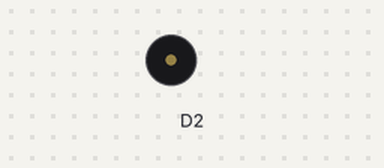
A sketch run on a simulated ESP8266 (NodeMCU). Shown: buzzer (waves = sounding).

Above: at 0.9 s.
At 5.66 s:
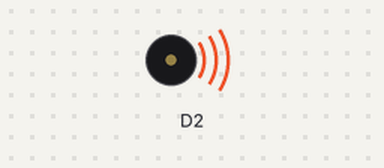
Timing chart, 0 to 6.0 s (numbered marks = the images above):
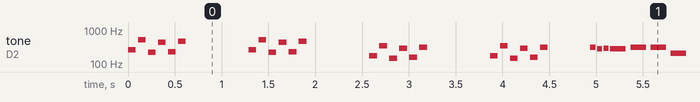

Measured:
- by itself, tone on D2: plays 262 Hz for 0.08 s, 523 Hz for 0.08 s, 220 Hz for 0.08 s, 440 Hz for 0.08 s, 233 Hz for 0.08 s, 466 Hz for 0.08 s … (654 notes in this stretch)

The sketch:

TONE.ino
```cpp
//A-ha!
//by GeneralSpud

// For this to work, we need the pitches library

#include "pitches.h"

// Two things need to be created: the array for the notes of the melody (in order)
// and the duration of each (think of it like sheet music in two parts)

// BOTH ARRAYS MUST BE THE SAME SIZE!

// The melody array
int melody[] = {
 NOTE_C4, NOTE_C5, NOTE_A3, NOTE_A4,
  NOTE_AS3, NOTE_AS4, 0,
  0,
  NOTE_C4, NOTE_C5, NOTE_A3, NOTE_A4,
  NOTE_AS3, NOTE_AS4, 0,
  0,
  NOTE_F3, NOTE_F4, NOTE_D3, NOTE_D4,
  NOTE_DS3, NOTE_DS4, 0,
  0,
  NOTE_F3, NOTE_F4, NOTE_D3, NOTE_D4,
  NOTE_DS3, NOTE_DS4, 0,
  0, NOTE_DS4, NOTE_CS4, NOTE_D4,
  NOTE_CS4, NOTE_DS4,
  NOTE_DS4, NOTE_GS3,
  NOTE_G3, NOTE_CS4,
  NOTE_C4, NOTE_FS4, NOTE_F4, NOTE_E3, NOTE_AS4, NOTE_A4,
  NOTE_GS4, NOTE_DS4, NOTE_B3,
  NOTE_AS3, NOTE_A3, NOTE_GS3,
  0, 0, 0
};

// The note duration, 8 = 8th note, 4 = quarter note, etc.
int durations[] = {
 12, 12, 12, 12,
  12, 12, 6,
  3,
  12, 12, 12, 12,
  12, 12, 6,
  3,
  12, 12, 12, 12,
  12, 12, 6,
  3,
  12, 12, 12, 12,
  12, 12, 6,
  6, 18, 18, 18,
  6, 6,
  6, 6,
  6, 6,
  18, 18, 18, 18, 18, 18,
  10, 10, 10,
  10, 10, 10,
  3, 3, 3
};
// determine the length of the arrays to use in the loop iteration
int songLength = sizeof(melody)/sizeof(melody[0]);
void setup() {
 //We don't need anything here
}

void loop() {
  // Iterate through both arrays
  // Notice how the iteration variable thisNote is created in the parenthesis
  // The for loop stops when it is equal to the size of the melody array
  for (int thisNote = 0; thisNote < songLength; thisNote++){
    // determine the duration of the notes that the computer understands
    // divide 1000 by the value, so the first note lasts for 1000/8 milliseconds
    int duration = 1000/ durations[thisNote];
    tone(D2, melody[thisNote], duration);
    // pause between notes
    int pause = duration * 1.3;
    delay(pause);
    // stop the tone
    noTone(D2);
  }
}
```

pitches.h
```cpp
///*************************************************
//
// * Public Constants
//
// *************************************************/
//
//#define NOTE_B0 31
//#define NOTE_C1 33
//#define NOTE_CS1 35
//#define NOTE_D1 37
//#define NOTE_DS1 39
//#define NOTE_E1 41
//#define NOTE_F1 44
//#define NOTE_FS1 46
//#define NOTE_G1 49
//#define NOTE_GS1 52
//#define NOTE_A1 55
//#define NOTE_AS1 58
//#define NOTE_B1 62
//#define NOTE_C2 65
//#define NOTE_CS2 69
//#define NOTE_D2 73
//#define NOTE_DS2 78
//#define NOTE_E2 82
//#define NOTE_F2 87
//#define NOTE_FS2 93
//#define NOTE_G2 98
//#define NOTE_GS2 104
//#define NOTE_A2 110
//#define NOTE_AS2 117
//#define NOTE_B2 123
//#define NOTE_C3 131
//#define NOTE_CS3 139
//#define NOTE_D3 147
//#define NOTE_DS3 156
//#define NOTE_E3 165
//#define NOTE_F3 175
//#define NOTE_FS3 185
//#define NOTE_G3 196
//#define NOTE_GS3 208
//#define NOTE_A3 220
//#define NOTE_AS3 233
//#define NOTE_B3 247
//#define NOTE_C4 262
//#define NOTE_CS4 277
//#define NOTE_D4 294
//#define NOTE_DS4 311
//#define NOTE_E4 330
//#define NOTE_F4 349
//#define NOTE_FS4 370
//#define NOTE_G4 392
//#define NOTE_GS4 415
//#define NOTE_A4 440
//#define NOTE_AS4 466
//#define NOTE_B4 494
//#define NOTE_C5 523
//#define NOTE_CS5 554
//#define NOTE_D5 587
//#define NOTE_DS5 622
//#define NOTE_E5 659
//#define NOTE_F5 698
//#define NOTE_FS5 740
//#define NOTE_G5 784
//#define NOTE_GS5 831
//#define NOTE_A5 880
//#define NOTE_AS5 932
//#define NOTE_B5 988
//#define NOTE_C6 1047
//#define NOTE_CS6 1109
//#define NOTE_D6 1175
//#define NOTE_DS6 1245
//#define NOTE_E6 1319
//#define NOTE_F6 1397
//#define NOTE_FS6 1480
//#define NOTE_G6 1568
//#define NOTE_GS6 1661
//#define NOTE_A6 1760
//#define NOTE_AS6 1865
//#define NOTE_B6 1976
//#define NOTE_C7 2093
//#define NOTE_CS7 2217
//#define NOTE_D7 2349
//#define NOTE_DS7 2489
//#define NOTE_E7 2637
//#define NOTE_F7 2794
//#define NOTE_FS7 2960
//#define NOTE_G7 3136
//#define NOTE_GS7 3322
//#define NOTE_A7 3520
//#define NOTE_AS7 3729
//#define NOTE_B7 3951
//#define NOTE_C8 4186
//#define NOTE_CS8 4435
//#define NOTE_D8 4699
//#define NOTE_DS8 4978


#define NOTE_B0  31
#define NOTE_C1  33
#define NOTE_CS1 35
#define NOTE_D1  37
#define NOTE_DS1 39
#define NOTE_E1  41
#define NOTE_F1  44
#define NOTE_FS1 46
#define NOTE_G1  49
#define NOTE_GS1 52
#define NOTE_A1  55
#define NOTE_AS1 58
#define NOTE_B1  62
#define NOTE_C2  65
#define NOTE_CS2 69
#define NOTE_D2  73
#define NOTE_DS2 78
#define NOTE_E2  82
#define NOTE_F2  87
#define NOTE_FS2 93
#define NOTE_G2  98
#define NOTE_GS2 104
#define NOTE_A2  110
#define NOTE_AS2 117
#define NOTE_B2  123
#define NOTE_C3  131
#define NOTE_CS3 139
#define NOTE_D3  147
#define NOTE_DS3 156
#define NOTE_E3  165
#define NOTE_F3  175
#define NOTE_FS3 185
#define NOTE_G3  196
#define NOTE_GS3 208
#define NOTE_A3  220
#define NOTE_AS3 233
#define NOTE_B3  247
#define NOTE_C4  262
#define NOTE_CS4 277
#define NOTE_D4  294
#define NOTE_DS4 311
#define NOTE_E4  330
#define NOTE_F4  349
#define NOTE_FS4 370
#define NOTE_G4  392
#define NOTE_GS4 415
#define NOTE_A4  440
#define NOTE_AS4 466
#define NOTE_B4  494
#define NOTE_C5  523
#define NOTE_CS5 554
#define NOTE_D5  587
#define NOTE_DS5 622
#define NOTE_E5  659
#define NOTE_F5  698
#define NOTE_FS5 740
#define NOTE_G5  784
#define NOTE_GS5 831
#define NOTE_A5  880
#define NOTE_AS5 932
#define NOTE_B5  988
#define NOTE_C6  1047
#define NOTE_CS6 1109
#define NOTE_D6  1175
#define NOTE_DS6 1245
#define NOTE_E6  1319
#define NOTE_F6  1397
#define NOTE_FS6 1480
#define NOTE_G6  1568
#define NOTE_GS6 1661
#define NOTE_A6  1760
#define NOTE_AS6 1865
#define NOTE_B6  1976
#define NOTE_C7  2093
#define NOTE_CS7 2217
#define NOTE_D7  2349
#define NOTE_DS7 2489
#define NOTE_E7  2637
#define NOTE_F7  2794
#define NOTE_FS7 2960
#define NOTE_G7  3136
#define NOTE_GS7 3322
#define NOTE_A7  3520
#define NOTE_AS7 3729
#define NOTE_B7  3951
#define NOTE_C8  4186
#define NOTE_CS8 4435
#define NOTE_D8  4699
#define NOTE_DS8 4978
```
